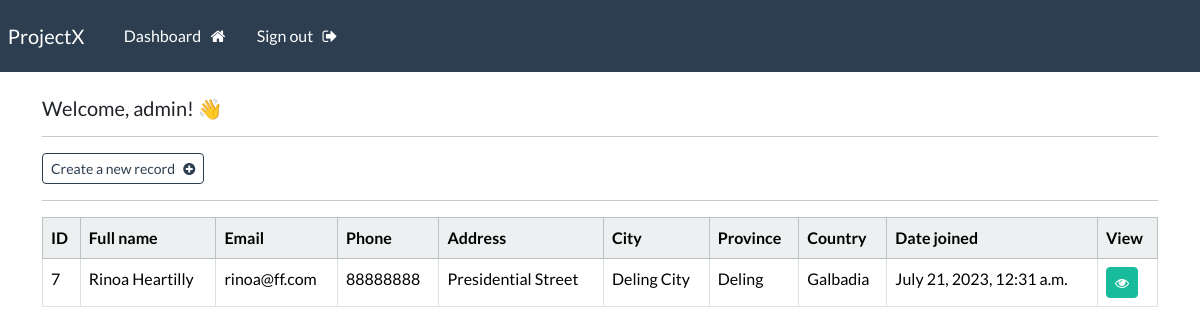
Screenshot of /dashboard (signed in) with the database file from the repository.
### webapp/models.py (models this page shows, shortened)
class Record(models.Model):
    creation_date = models.DateTimeField(auto_now_add=True)
    first_name = models.CharField(max_length=100)
    last_name = models.CharField(max_length=100)
    email = models.CharField(max_length=255)
    phone = models.CharField(max_length=20)
    address = models.CharField(max_length=300)
    city = models.CharField(max_length=255)
    province = models.CharField(max_length=200)
    country = models.CharField(max_length=125)

### webapp/views.py (the view)
# urls.py: path('dashboard', views.dashboard, name="dashboard"),
@login_required(login_url='my-login')
def dashboard(request):
    my_records = Record.objects.all()
    context = {'records': my_records}
    return render(request, 'webapp/dashboard.html', context=context)

### webapp/templates/webapp/dashboard.html
{% extends 'webapp/base.html' %}
{% block content %}
    <h5> Welcome, {{user}}! 👋 </h5>
    <hr>
    <a class="btn btn-outline-primary btn-sm" href="{% url 'create-record' %}">
        Create a new record &nbsp; <i class="fa fa-plus-circle" aria-hidden="true"></i>
    </a>
    <hr>
    <table class="table table-hover table-bordered">
        <thead class="table-light">
            <tr>
                <th scope="col"> ID </th>
                <th scope="col"> Full name </th>
                <th scope="col"> Email </th>
                <th scope="col"> Phone </th>
                <th scope="col"> Address </th>
                <th scope="col"> City </th>
                <th scope="col"> Province </th>
                <th scope="col"> Country </th>
                <th scope="col"> Date joined </th>
                <th scope="col"> View </th>
            </tr>
        </thead>
        <tbody>
        {% if records %}
            {% for record in records %}
            <tr>
                <td> {{record.id}} </td>
                <td> {{record.first_name}}  {{record.last_name}} </td>
                <td> {{record.email}} </td>
                <td> {{record.phone}} </td>
                <td> {{record.address}} </td>
                <td> {{record.city}} </td>
                <td> {{record.province}} </td>
                <td> {{record.country}} </td>
                <td> {{record.creation_date}} </td>
                <td> <a class="btn btn-success btn-sm" href="{% url 'record' record.id %}"> <i class="fa fa-eye" aria-hidden="true"></i> </a> </td>
            </tr>
            {% endfor %}
        {% endif %}
        </tbody>
    </table>
{% endblock %}

### webapp/templates/webapp/base.html (shortened to what this page needs)
{% load static %}
<!DOCTYPE html>
<html>
    <head>
        <link rel="stylesheet" type="text/css" href="https://bootswatch.com/5/flatly/bootstrap.min.css">
        <link rel="stylesheet" type="text/css" href="{% static 'css/styles.css' %}">
        <link rel="stylesheet" href="https://cdnjs.cloudflare.com/ajax/libs/font-awesome/4.7.0/css/font-awesome.min.css">
    </head>
    <body>
        {% include 'webapp/navbar.html' %}
        <div class="container">
            <br>
           {% block content %}
           {% endblock %}
        </div>
    </body>
</html>

### webapp/templates/webapp/navbar.html (shortened to what this page needs)
<nav class="navbar navbar-expand-lg navbar-dark bg-primary justify-content-center">
    <a class="navbar-brand main-heading" href="{% url '' %}">
      &nbsp; ProjectX
    </a>
      <div class="collapse navbar-collapse text-center" id="navbarNavDropdown">
        <ul class="navbar-nav mr-auto">
          {% if user.is_authenticated %}
            <li class="nav-item">
              <a class="nav-link" href="{% url 'dashboard' %}">Dashboard &nbsp; <i class="fa fa-home" aria-hidden="true"></i> </a>
            </li>
            <li class="nav-item">
              <a class="nav-link" href="{% url 'user-logout' %}">Sign out &nbsp; <i class="fa fa-sign-out" aria-hidden="true"></i> </a>
            </li>
        </ul>
        {% endif %}
      </div>
  </nav>

### rows the page displays
Record: id "7", first_name "Rinoa", last_name "Heartilly", email "rinoa@ff.com", phone "88888888", address "Presidential Street", city "Deling City", province "Deling", country "Galbadia", creation_date "July 21, 2023, 12:31 a.m."

### other values shown
{{ user }} "admin"
